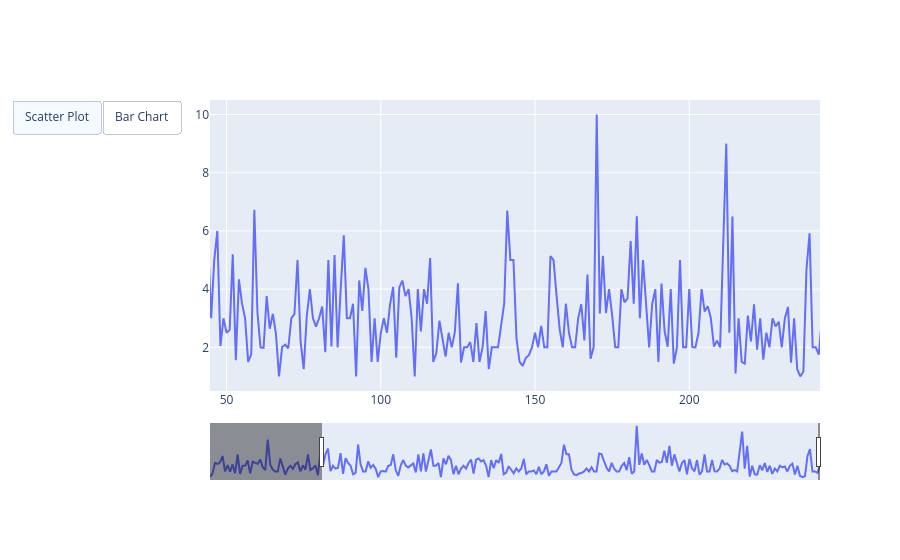

Notebook code cell kept with this figure:
### Code cell
# Add dropdown
plot.update_layout(
    updatemenus=[dict(type="buttons",direction="left",buttons=list([dict(args=["type", "scatter"],
                    label="Scatter Plot",method="restyle"), dict(args=["type", "bar"],
                    label="Bar Chart",method="restyle")]),),])
plot.show()

### Figure 1 — Plotly figure (JSON) as saved in the notebook; plotly's stock layout.template omitted (floating-point values rounded to 4 significant figures; data arrays with more than 128 entries replaced by an {"elided": "..."} marker saying what was removed)
{"data": [{"mode": "lines", "type": "scatter", "y": {"elided": "244 float values"}}], "layout": {"autosize": true, "updatemenus": [{"active": 0, "buttons": [{"args": ["type", "scatter"], "label": "Scatter Plot", "method": "restyle"}, {"args": ["type", "bar"], "label": "Bar Chart", "method": "restyle"}], "direction": "left", "type": "buttons"}], "xaxis": {"autorange": false, "range": [44.63, 242.4], "rangeselector": {"buttons": [{"count": 1, "step": "day", "stepmode": "backward"}]}, "rangeslider": {"autorange": true, "range": [0, 243], "visible": true, "yaxis": {"_template": null, "rangemode": "match"}}}, "yaxis": {"autorange": true, "range": [0.5, 10.5], "type": "linear"}}}
